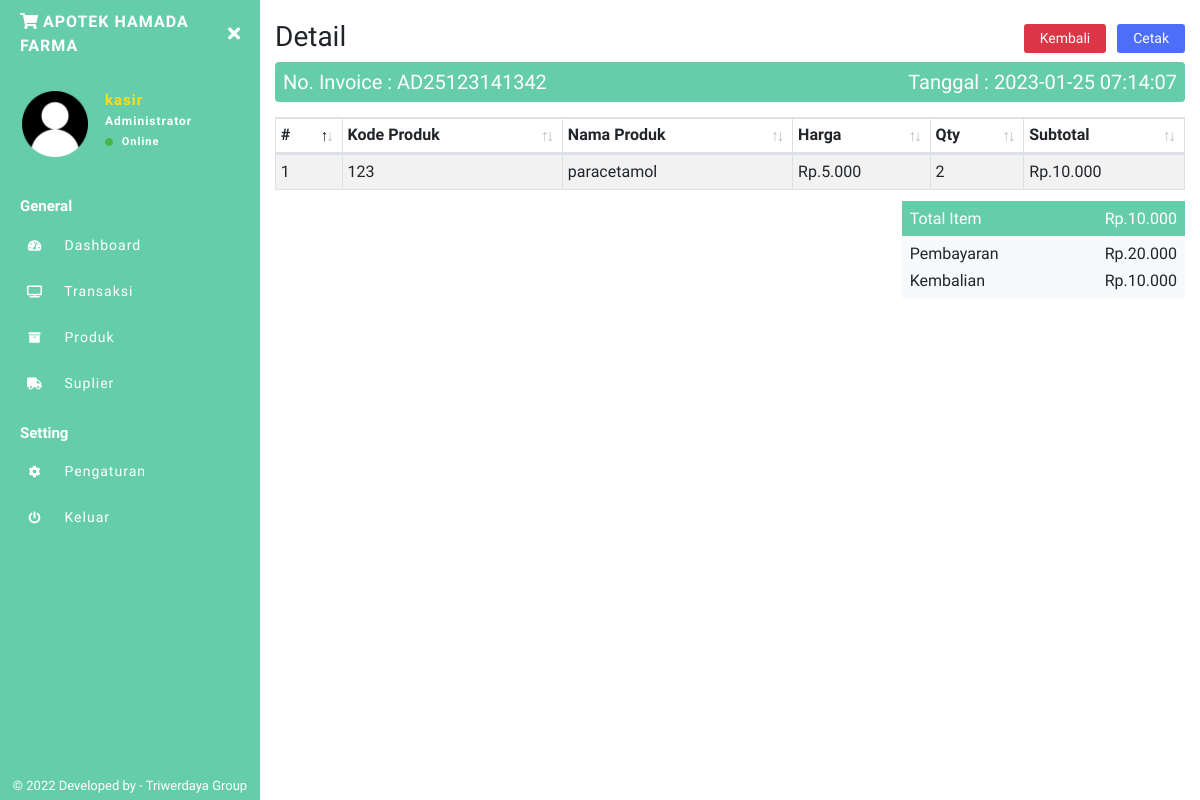
The page /apotek/admin/invoice.php?detail=AD25123141342 (signed in) on the database its author committed.
### tables this page shows
CREATE TABLE `inv` (
  `invid` int(11) NOT NULL,
  `invoice` varchar(100) NOT NULL,
  `tgl_inv` timestamp NOT NULL DEFAULT CURRENT_TIMESTAMP ON UPDATE CURRENT_TIMESTAMP,
  `pembayaran` int(11) NOT NULL,
  `kembalian` int(11) NOT NULL,
  `status` varchar(10) NOT NULL,
  `toko` varchar(255) NOT NULL
);

CREATE TABLE `laporan` (
  `idlaporan` int(11) NOT NULL,
  `invoice` varchar(100) NOT NULL,
  `kode_produk` varchar(100) NOT NULL,
  `nama_produk` varchar(100) NOT NULL,
  `harga` int(11) NOT NULL,
  `harga_modal` int(11) NOT NULL,
  `qty` int(11) NOT NULL,
  `subtotal` int(11) NOT NULL,
  `toko` varchar(255) NOT NULL
);

### apotek/admin/invoice.php (the view, shortened to what this page needs)
<?php include 'sidebar.php'; ?>
<?php
$noinv = $_GET['detail'];
$DataInv = mysqli_fetch_array(mysqli_query($conn,"SELECT * FROM inv WHERE invoice='$noinv'"));
$Dbayar = $DataInv['pembayaran'];
$Dkembali = $DataInv['kembalian'];
$Datee = $DataInv['tgl_inv'];
?>
<h1 class="h3 mb-2">
Detail
<span class="float-right">
<a href="index.php" class="btn btn-danger btn-sm px-3 mr-1">Kembali</a>
<button type="button" class="btn btn-primary btn-sm px-3"  onclick="document.title='Invoice#<?php echo $noinv ?>';window.print()">
Cetak</button>
</span>
</h1>
<div class="bg-purple p-2 text-white" style="border-radius:0.25rem;">
<div class="row">
    <div class="col-lg-6"><h5 class="mb-0">No. Invoice : <?php echo $noinv ?></h5></div>
    <div class="col-lg-6"><h5 class="mb-0 date-inv">Tanggal : <?php echo $Datee ?></h5></div>
</div>
</div>
<table class="table table-striped table-sm table-bordered dt-responsive nowrap print-none" id="cart" width="100%">
<thead>
  <tr>
    <th>#</th>
    <th>Kode Produk</th>
    <th>Nama Produk</th>
    <th>Harga</th>
    <th>Qty</th>
    <th>Subtotal</th>
  </tr>
</thead>
<tbody>
<?php
$no = 1;
$data_laporan = mysqli_query($conn,"SELECT * FROM laporan WHERE invoice='$noinv'");
while($d = mysqli_fetch_array($data_laporan)){
    ?>
  <tr>
    <td><?php echo $no++; ?></td>
    <td><?php echo $d['kode_produk']; ?></td>
    <td><?php echo $d['nama_produk']; ?></td>
    <td>Rp.<?php echo ribuan($d['harga']); ?></td>
    <td><?php echo $d['qty']; ?></td>
    <td>Rp.<?php echo ribuan($d['subtotal']); ?></td>
  </tr>
  <?php } ?>
</tbody>
</table>
<?php
$i4 = mysqli_fetch_assoc(mysqli_query($conn,"SELECT SUM(subtotal) as isub FROM laporan WHERE invoice='$noinv'"));
?>
<div class="row justify-content-end mt-1">
    <div class="col-sm-6 col-md-5 col-lg-4">
        <div class="bg-purple text-white p-2">
            <h6 class="mb-0">Total Item
                <span class="float-right">Rp.<?php echo ribuan($i4['isub']); ?></span>
            </h6>
        </div>
        <div class="bg-light p-2">
            <h6 class="mb-2">Pembayaran
            <span class="float-right">Rp.<?php echo ribuan($Dbayar); ?></span>
            </h6>
            <h6 class="mb-0">Kembalian
            <span class="float-right">Rp.<?php echo ribuan($Dkembali); ?></span>
            </h6>
        </div>
    </div>
</div>
<?php include 'footer.php'; ?>

### apotek/admin/sidebar.php (shortened to what this page needs)
<?php
include "../../config.php";
function ribuan($nilai)
{
  return number_format($nilai, 0, ',', '.');
}
$uid = $_SESSION['userid'];
$DataLogin = mysqli_fetch_array(mysqli_query($conn, "SELECT * FROM login WHERE userid='$uid'"));
$username = $DataLogin['username'];
$toko = $DataLogin['toko'];
$logo = $DataLogin['logo'];
?>
<!DOCTYPE html>
<html>
<head>
  <link rel="stylesheet" href="https://maxcdn.bootstrapcdn.com/bootstrap/4.0.0/css/bootstrap.min.css">
  <link href="../../assets/css/style.css" rel="stylesheet">
  <link href="https://use.fontawesome.com/releases/v5.0.6/css/all.css" rel="stylesheet">
  <link href="../../assets/vendor/datatables/dataTables.bootstrap4.min.css" rel="stylesheet">
  <link href="../../assets/vendor/datatables/responsive.bootstrap4.min.css" rel="stylesheet">
</head>
<body>
  <div class="page-wrapper chiller-theme toggled">
    <nav id="sidebar" class="sidebar-wrapper">
      <div class="sidebar-content">
        <div class="sidebar-brand">
          <a href="./"><i class="fas fa-shopping-cart mr-1"></i><?php echo $toko ?></a>
          <div id="close-sidebar">
            <i class="fas fa-times"></i>
          </div>
        </div>
        <div class="sidebar-header">
          <div class="user-pic" style="height:70px;width:70px;">
            <img class="img-responsive img-rounded" src="../../assets/images/<?php echo $logo ?>" alt="User picture">
          </div>
          <div class="user-info">
            <span class="user-name"><?php echo $username ?>
            </span>
            <span class="user-role">Administrator</span>
            <span class="user-status">
              <i class="fa fa-circle"></i>
              <span>Online</span>
            </span>
          </div>
        </div>
        <div class="sidebar-menu">
          <ul>
            <li class="header-menu">
              <span>General</span>
            </li>
            <li>
              <a href="index.php">
                <i class="fas fa-tachometer-alt"></i>
                <span>Dashboard</span>
              </a>
            </li>
            <li>
              <a href="transaksi.php">
                <i class="fas fa-tv"></i>
                <span>Transaksi</span>
              </a>
            </li>
            <li>
              <a href="produk.php">
                <i class="fas fa-archive"></i>
                <span>Produk</span>
              </a>
            </li>
            <li>
              <a href="suplier.php">
                <i class="fas fa-truck"></i>
                <span>Suplier</span>
              </a>
            </li>
            <li class="header-menu">
              <span>Setting</span>
            </li>
            <li>
              <a href="pengaturan.php">
                <i class="fa fa-cog"></i>
                <span>Pengaturan</span>
              </a>
            </li>
            <li>
              <a href="#Exit" data-toggle="modal">
                <i class="fa fa-power-off"></i>
                <span>Keluar</span>
              </a>
            </li>
          </ul>
        </div>
      </div>
      <div class="sidebar-footer">
        © 2022 Developed by - Triwerdaya Group</a>
      </div>
    </nav>
    <main class="page-content">
      <div class="container-fluid">

### rows shown on the page
inv: tgl_inv "2023-01-25 07:14:07", pembayaran "20.000", kembalian "10.000"
laporan: kode_produk "123", nama_produk "paracetamol", harga "5.000", qty "2", subtotal "10.000"

### other values the page prints
$toko "APOTEK HAMADA FARMA"
$username "kasir"
$noinv "AD25123141342"
ribuan($i4['isub']) "10.000"
